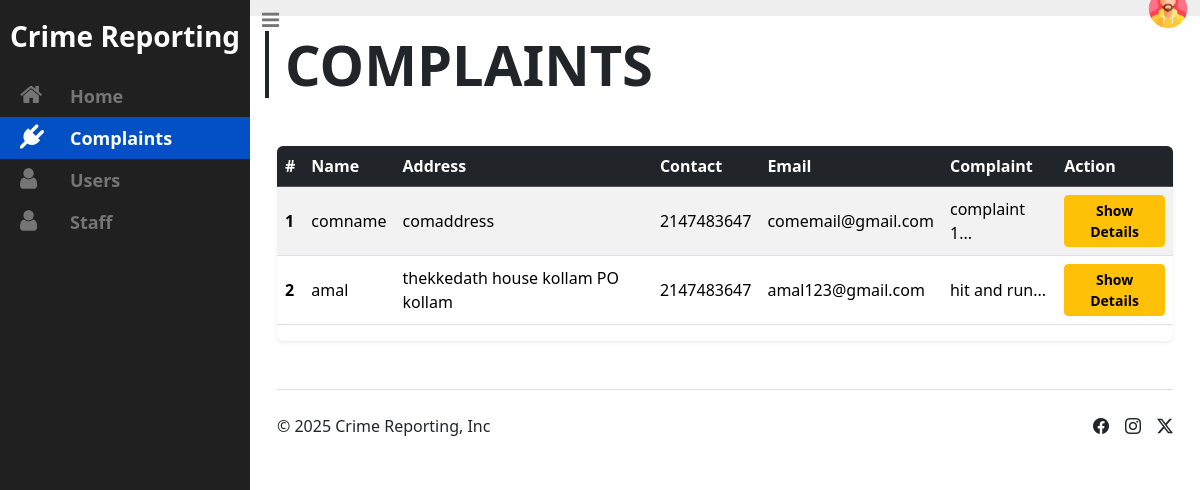
Screenshot of /Admin/pages/admin-complaint.php (signed in) with the database file from the repository.
### tables this page shows
CREATE TABLE `complaint` (
  `com_id` int(11) NOT NULL,
  `com_name` varchar(30) NOT NULL,
  `com_address` varchar(60) NOT NULL,
  `com_contact` int(10) NOT NULL,
  `com_email` varchar(20) NOT NULL,
  `com_password` varchar(20) NOT NULL,
  `com_complaint` varchar(20) NOT NULL,
  `com_img` varchar(100) NOT NULL,
  `com_video` varchar(100) NOT NULL,
  `com_audio` varchar(100) NOT NULL
);

### Admin/pages/admin-complaint.php (the view, shortened to what this page needs)
<?php
 include './connect.php';
?>
<!DOCTYPE html>
<html lang="en">
<head>
  <link rel="stylesheet" href="../static/admin.css">
  <link rel="stylesheet" href="https://cdn.jsdelivr.net/npm/bootstrap-icons@1.11.3/font/bootstrap-icons.min.css">
  <link href="https://cdn.jsdelivr.net/npm/bootstrap@5.3.3/dist/css/bootstrap.min.css" rel="stylesheet">
  <link rel="stylesheet" href="https://maxcdn.bootstrapcdn.com/font-awesome/4.7.0/css/font-awesome.min.css">
</head>
<body>
<div id="wrapper">
  <aside id="sidebar-wrapper">
    <div class="sidebar-brand">
      <h2><div class="fs-3 fw-semibold">Crime Reporting</div></h2>
    </div>
    <ul class="sidebar-nav">
      <li><a href="./admin-home.php"><i class="fa fa-home"></i>Home</a></li>
      <li class="active"><a href="./admin-complaint.php"><i class="fa fa-plug"></i>Complaints</a></li>
      <li><a href="./admin-user.php"><i class="fa fa-user"></i>Users</a></li>
      <li><a href="./admin-staff.php"><i class="fa fa-user"></i>Staff</a></li>
    </ul>
  </aside>
  <div id="navbar-wrapper">
    <nav class="navbar navbar-inverse">
      <div class="container-fluid justify-content-between">
        <div class="navbar-header position-absolute top-0">
          <a href="#" class="navbar-brand" id="sidebar-toggle"><i class="fa fa-bars"></i></a>
        </div>
        <div class="d-flex align-items-center position-absolute end-0">
          <button class="btn rounded-circle border-0" data-bs-toggle="dropdown" aria-expanded="false">
            <img src="../static/user.png" alt="" width="40">
          </button>
        </div>
      </div>
    </nav>
  </div>
  <section id="content-wrapper">
    <div class="row">
      <div class="col-lg-12">
        <h2 class="content-title display-4 fw-semibold border-start px-3 border-4 border-dark">COMPLAINTS</h2>
        <div class="container my-5">
          <div class="table-responsive shadow-sm rounded-2">
            <table class="table table-striped table-hover align-middle">
              <thead class="table-dark">
                <tr>
                  <th>#</th>
                  <th>Name</th>
                  <th>Address</th>
                  <th>Contact</th>
                  <th>Email</th>
                  <th>Complaint</th>
                  <th>Action</th>
                </tr>
              </thead>
              <tbody>
                <?php
                $sql = mysqli_query($conn, "SELECT * FROM complaint ORDER BY com_id");
                $serialNo = 1;
                while($row = mysqli_fetch_assoc($sql)) {
                  $com_id = $row['com_id'];
                  $com_name = $row['com_name'];
                  $com_address = $row['com_address'];
                  $com_contact = $row['com_contact'];
                  $com_email = $row['com_email'];
                  $com_complaint = $row['com_complaint'];
                ?>
                <tr>
                  <th scope="row"><?php echo $serialNo++; ?></th>
                  <td><?php echo $com_name; ?></td>
                  <td><?php echo $com_address; ?></td>
                  <td><?php echo $com_contact; ?></td>
                  <td><?php echo $com_email; ?></td>
                  <td><?php echo substr($com_complaint, 0, 40) . '...'; ?></td>
                  <td>
                    <button class="btn btn-sm btn-warning fw-semibold" data-bs-toggle="modal" data-bs-target="#detailsModal<?php echo $com_id; ?>">
                      Show Details
                    </button>
                  </td>
                </tr>
                <?php } ?>
              </tbody>
            </table>
          </div>
        </div>
      </div>
    </div>
    <div class="container-fluid">
      <footer class="d-flex flex-wrap justify-content-between align-items-center py-4 border-top">
        <div class="col-md-4 d-flex align-items-center">
          <span class="mb-3 mb-md-0 text-dark">&copy; 2025 Crime Reporting, Inc</span>
        </div>
        <ul class="nav col-md-4 justify-content-end list-unstyled d-flex">
          <li class="ms-3"><a class="text-dark" href="#"><i class="bi bi-facebook"></i></a></li>
          <li class="ms-3"><a class="text-dark" href="#"><i class="bi bi-instagram"></i></a></li>
          <li class="ms-3"><a class="text-dark" href="#"><i class="bi bi-twitter-x"></i></a></li>
        </ul>
      </footer>
    </div>
  </section>
</div>
</body>
</html>

### Admin/static/admin.css (style rules this page uses)
body { padding-bottom: 30px; position: relative; min-height: 100%; }
a { transition: background 0.2s, color 0.2s; }
#wrapper { padding-left: 0; transition: all 0.5s ease; position: relative; }
#sidebar-wrapper { z-index: 1000; position: fixed; left: 250px; width: 0; height: 100%; margin-left: -250px; overflow-y: auto; overflow-x: hidden; background: #202020; transition: all 0.5s ease; }
.sidebar-brand { position: absolute; top: 0; width: 250px; text-align: center; padding: 20px 0; }
.sidebar-brand h2 { margin: 0; font-weight: 600; font-size: 24px; color: #fff; }
.sidebar-nav { position: absolute; top: 75px; width: 250px; margin: 0; padding: 0; list-style: none; }
.sidebar-nav > li { text-indent: 10px; line-height: 42px; }
.sidebar-nav > li a { display: block; text-decoration: none; color: #757575; font-weight: 600; font-size: 18px; }
.sidebar-nav > li > a:hover, .sidebar-nav > li.active > a { text-decoration: none; color: #fff; background: #0250c4; }
.sidebar-nav > li > a i.fa { font-size: 24px; width: 60px; }
#navbar-wrapper { width: 100%; position: absolute; z-index: 2; }
#navbar-wrapper .navbar { border-width: 0 0 0 0; background-color: #eee; font-size: 24px; margin-bottom: 0; border-radius: 0; }
#navbar-wrapper .navbar a { color: #757575; }
#content-wrapper { width: 100%; position: absolute; padding: 15px; top: 100px; }
@media (min-width: 992px) { #wrapper { padding-left: 250px; } }
@media (min-width: 992px) { #sidebar-wrapper { width: 250px; } }
@media (min-width: 992px) { #navbar-wrapper { position: relative; } }
@media (min-width: 992px) { #content-wrapper { position: relative; top: 0; } }

### rows the page displays
complaint: com_name "comname", com_address "comaddress", com_contact "2147483647", com_email "comemail@gmail.com", com_complaint "complaint 1"
complaint: com_name "amal", com_address "thekkedath house kollam PO kollam", com_contact "2147483647", com_email "amal123@gmail.com", com_complaint "hit and run"
